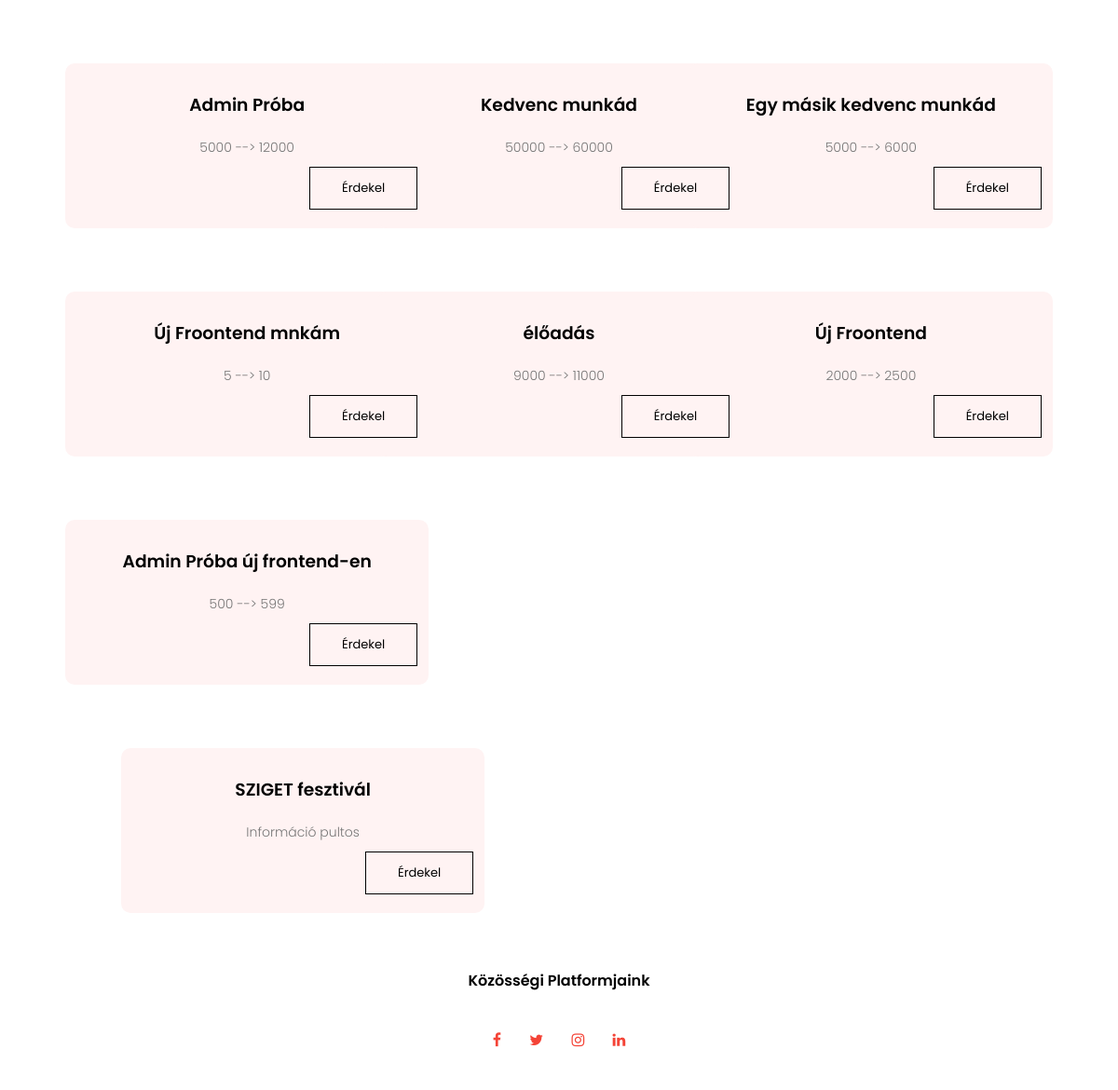
/munkak/ (lower part), run on an earlier commit of the app's database.
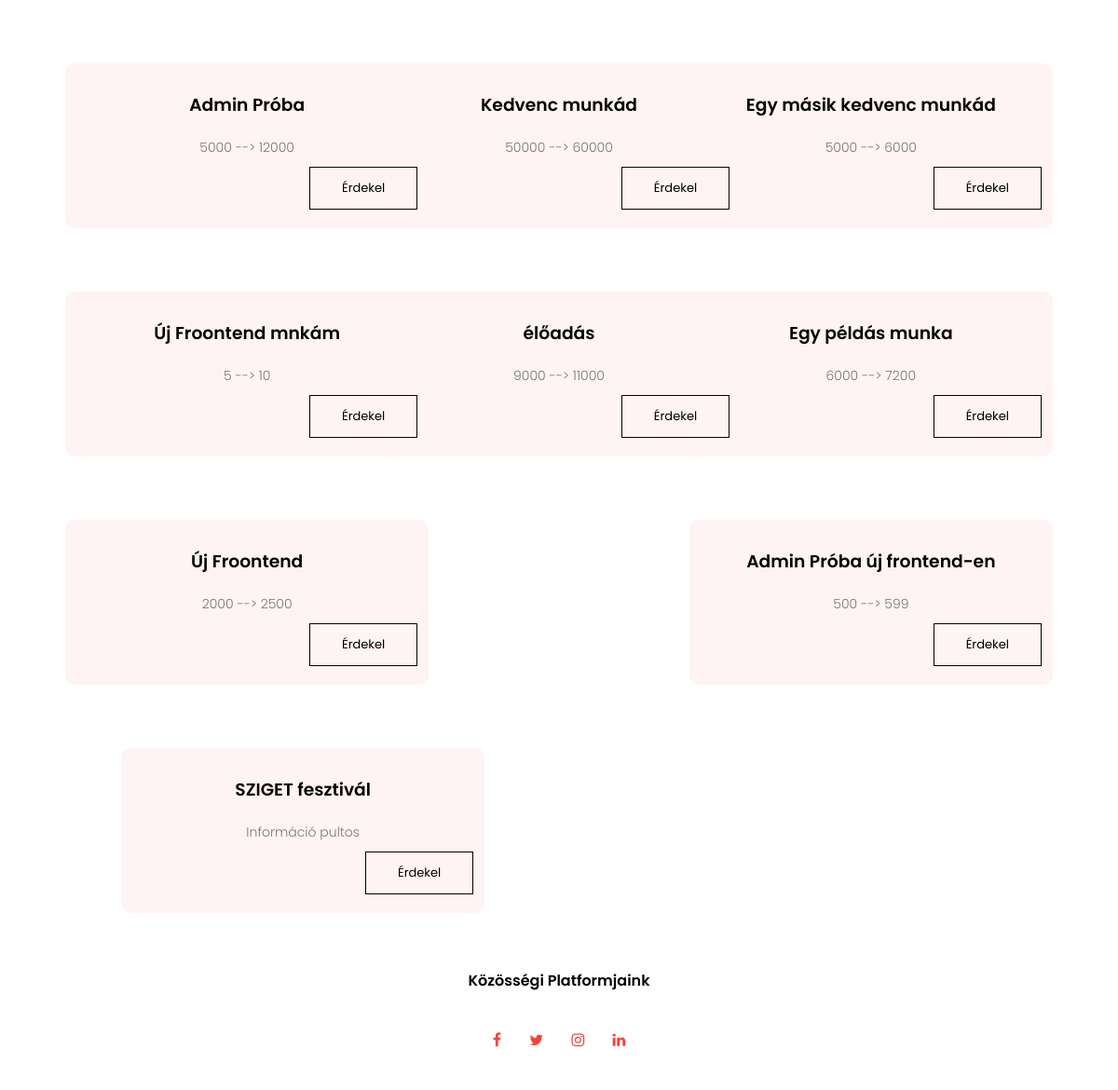
And on a later commit of the database.
### app/models.py (models this page shows, shortened)
class Munka(models.Model):
    class Meta:
        ordering = ["-katt"]
    nev = models.CharField(max_length=255, null=False)
    leiras = models.TextField(default="", null=False)
    helye = models.CharField(default="", max_length=255)
    katt = models.IntegerField(default=0)
    publikalo = models.ForeignKey(settings.AUTH_USER_MODEL, on_delete=models.CASCADE)
    berMin = models.IntegerField(null=False)
    berMax = models.IntegerField(null=True)
    munkaKezd = models.DateTimeField()

### app/views.py (the view)
# urls.py: path("munkak/", views.Allasok, name="Munkak"),
def Allasok(request):
    print("Állaások főoldalja / Allasok(request)")
    allasok =""
    try:
        allasok =Munka.objects.all()[:30]
    except:
        allasok = "Hihetelen de nincs most aktív hirdetés!"
    print(f"allasok végül: {type(allasok)}")
    template = loader.get_template("app/logedJobs.html")
    context = {
        "cim": "Állások",
        "allasok": allasok
        }
    return HttpResponse(template.render(context,request))

### app/templates/app/logedJobs.html (shortened to what this page needs)
{% extends 'app/layout/commonhead1.html' %}
{% block content %}
{% load static %}
<section class="jobs">
    {% if allasok == "Hihetelen de nincs most aktív hirdetés!" %}
        <div class="row">
            <div class="jobs-col">
                <h3>Hihetelen!</h3>
                <p>Sajnos nincs jelengleg egy aktív állásunk se!</p>
            </div>
        </div
    {% else %}
    {% for allas in allasok %}
    {% if forloop.counter0|divisibleby:3 %}
        <div class="row">
        {% endif %}
        <div class="jobs-col logedjob">
            <h3>{{allas.nev}}</h3>
            {% if allas.berMax is none %}
            <p>{{allas.berMin}}</p>
            {% else %}
            <p>{{allas.berMin}} --> {{allas.berMax}}</p>
            {% endif %}
            <a class="hero-btn black-btn place-btn" href="{% url "MunkaReszlet" allas.id %}">Érdekel</a>
        </div>
    {% if forloop.counter0|add:1|divisibleby:3 or forloop.last %}
</div>
{% endif %}
{% endfor %}
    {% endif %}
    <div class="row">
        <div class="jobs-col">
            <h3>SZIGET fesztivál</h3>
            <p>Információ pultos</p>
            <button class="hero-btn black-btn place-btn">Érdekel</button>
        </div>
    </div>
</section>
{% endblock %}

What changed in the data, as far as the page shows it:
added Munka: nev "Egy példás munka", berMin "6000", berMax "7200"
